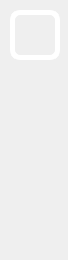
        <widget class="QFrame" name="LeftMenuBg">
         <property name="minimumSize">
          <size>
           <width>68</width>
           <height>0</height>
          </size>
         </property>
         <property name="maximumSize">
          <size>
           <width>68</width>
           <height>16777215</height>
          </size>
         </property>
         <property name="styleSheet">
          <string notr="true">QFrame#LeftMenuBg{
	background-color: rgba(255, 255, 255, 0);
border:0px solid red;
border-radius:0px
}</string>
         </property>
         <property name="frameShape">
          <enum>QFrame::NoFrame</enum>
         </property>
         <property name="frameShadow">
          <enum>QFrame::Raised</enum>
         </property>
         <layout class="QVBoxLayout" name="verticalLayout_2">
          <property name="spacing">
           <number>0</number>
          </property>
          <property name="leftMargin">
           <number>0</number>
          </property>
          <property name="topMargin">
           <number>0</number>
          </property>
          <property name="rightMargin">
           <number>0</number>
          </property>
          <item>
           <widget class="QFrame" name="TopLogoInfo">
            <property name="enabled">
             <bool>true</bool>
            </property>
            <property name="minimumSize">
             <size>
              <width>0</width>
              <height>70</height>
             </size>
            </property>
            <property name="maximumSize">
             <size>
              <width>16777215</width>
              <height>70</height>
             </size>
            </property>
            <!-- <property name="frameShape">
             <enum>QFrame::StyledPanel</enum>
            </property> -->
            <property name="frameShadow">
             <enum>QFrame::Raised</enum>
            </property>
            <widget class="QWidget" name="logo" native="true">
             <property name="geometry">
              <rect>
               <x>10</x>
               <y>10</y>
               <width>50</width>
               <height>50</height>
              </rect>
             </property>
             <property name="sizePolicy">
              <sizepolicy hsizetype="Preferred" vsizetype="Preferred">
               <horstretch>0</horstretch>
               <verstretch>0</verstretch>
              </sizepolicy>
             </property>
             <property name="minimumSize">
              <size>
               <width>50</width>
               <height>50</height>
              </size>
             </property>
             <property name="maximumSize">
              <size>
               <width>50</width>
               <height>50</height>
              </size>
             </property>
             <property name="styleSheet">
              <string notr="true">image: url(:/all/img/logo.jpg);
border:5px solid rgb(255, 255, 255);
border-radius:10px</string>
             </property>
            </widget>
            <widget class="QLabel" name="Author">
             <property name="geometry">
              <rect>
               <x>90</x>
               <y>30</y>
               <width>60</width>
               <height>30</height>
              </rect>
             </property>
             <property name="sizePolicy">
              <sizepolicy hsizetype="Preferred" vsizetype="Preferred">
               <horstretch>0</horstretch>
               <verstretch>0</verstretch>
              </sizepolicy>
             </property>
             <property name="minimumSize">
              <size>
               <width>60</width>
               <height>30</height>
              </size>
             </property>
             <property name="maximumSize">
              <size>
               <width>60</width>
               <height>30</height>
              </size>
             </property>
             <property name="styleSheet">
              <string notr="true">font: italic 11pt &quot;Segoe UI&quot;;
color: rgba(255, 255, 255, 255);</string>
             </property>
             <!-- <property name="text">
              <string>By javier</string>
             </property> -->
             <property name="alignment">
              <set>Qt::AlignCenter</set>
             </property>
            </widget>
            <widget class="QLabel" name="Title">
             <property name="geometry">
              <rect>
               <x>60</x>
               <y>20</y>
               <width>120</width>
               <height>30</height>
              </rect>
             </property>
             <property name="maximumSize">
              <size>
               <width>16777215</width>
               <height>30</height>
              </size>
             </property>
             <property name="styleSheet">
              <string notr="true">font: 600 12pt &quot;Segoe UI Semibold&quot;;
color: rgb(255, 255, 255);</string>
             </property>
             <property name="text">
              <string>Heaven Eye</string>
             </property>
             <property name="alignment">
              <set>Qt::AlignCenter</set>
             </property>
            </widget>
           </widget>
          </item>
          <item>
           <widget class="QFrame" name="ToggleBox">
            <property name="minimumSize">
             <size>
              <width>200</width>
              <height>80</height>
             </size>
            </property>
            <property name="maximumSize">
             <size>
              <width>200</width>
              <height>80</height>
             </size>
            </property>
            <property name="frameShape">
             <enum>QFrame::NoFrame</enum>
            </property>
            <property name="frameShadow">
             <enum>QFrame::Raised</enum>
            </property>
            <layout class="QVBoxLayout" name="verticalLayout_4">
             <property name="spacing">
              <number>0</number>
             </property>
             <property name="leftMargin">
              <number>0</number>
             </property>
             <property name="topMargin">
              <number>0</number>
             </property>
             <property name="rightMargin">
              <number>0</number>
             </property>
             <property name="bottomMargin">
              <number>0</number>
             </property>
             <item>
              <widget class="QPushButton" name="ToggleBotton">
               <property name="sizePolicy">
                <sizepolicy hsizetype="Expanding" vsizetype="Fixed">
                 <horstretch>0</horstretch>
                 <verstretch>0</verstretch>
                </sizepolicy>
               </property>
               <property name="minimumSize">
                <size>
                 <width>0</width>
                 <height>45</height>
                </size>
               </property>
               <property name="maximumSize">
                <size>
                 <width>16777215</width>
                 <height>16777215</height>
                </size>
               </property>
               <property name="font">
                <font>
                 <family>Nirmala UI</family>
                 <pointsize>12</pointsize>
                 <italic>false</italic>
                 <bold>true</bold>
                </font>
               </property>
               <property name="cursor">
                <cursorShape>PointingHandCursor</cursorShape>
               </property>
               <property name="mouseTracking">
                <bool>true</bool>
               </property>
               <property name="focusPolicy">
                <enum>Qt::StrongFocus</enum>
               </property>
               <property name="contextMenuPolicy">
                <enum>Qt::DefaultContextMenu</enum>
               </property>
               <property name="layoutDirection">
                <enum>Qt::LeftToRight</enum>
               </property>
               <property name="autoFillBackground">
                <bool>false</bool>
               </property>
               <property name="styleSheet">
                <string notr="true">QPushButton{
background-image: url(:/all/img/menu.png);
background-repeat: no-repeat;
background-position: left center;
border: none;
border-left: 23px solid transparent;

text-align: center;
padding-left: 0px;
color: rgb(255, 255, 255);
font: 600 12pt &quot;Nirmala UI&quot;;
}

QPushButton:hover{
background-color:rgba(182, 185, 255, 0.8);
}</string>
               </property>
               <property name="text">
                <string>Hide Panel</string>
               </property>
               <!-- <property name="icon">
                <iconset theme="zoom-out">
                 <normaloff>.</normaloff>.</iconset>
               </property> -->
               <property name="autoDefault">
                <bool>false</bool>
               </property>
               <property name="default">
                <bool>false</bool>
               </property>
               <property name="flat">
                <bool>false</bool>
               </property>
              </widget>
             </item>
            </layout>
           </widget>
          </item>
          <item>
           <widget class="QFrame" name="MenuBox">
            <property name="minimumSize">
             <size>
              <width>200</width>
              <height>0</height>
             </size>
            </property>
            <property name="maximumSize">
             <size>
              <width>200</width>
              <height>16777215</height>
             </size>
            </property>
            <property name="frameShape">
             <enum>QFrame::NoFrame</enum>
            </property>
            <property name="frameShadow">
             <enum>QFrame::Raised</enum>
            </property>
            <layout class="QVBoxLayout" name="verticalLayout_5" stretch="1,0,0,0">
             <property name="spacing">
              <number>15</number>
             </property>
             <property name="sizeConstraint">
              <enum>QLayout::SetDefaultConstraint</enum>
             </property>
             <property name="leftMargin">
              <number>0</number>
             </property>
             <property name="topMargin">
              <number>0</number>
             </property>
             <property name="rightMargin">
              <number>0</number>
             </property>
             <property name="bottomMargin">
              <number>0</number>
             </property>
             <item>
              <widget class="QPushButton" name="src_file_button">
               <property name="minimumSize">
                <size>
                 <width>0</width>
                 <height>45</height>
                </size>
               </property>
               <property name="cursor">
                <cursorShape>PointingHandCursor</cursorShape>
               </property>
               <property name="styleSheet">
                <string notr="true">QPushButton{
background-image: url(:/all/img/file.png);
background-repeat: no-repeat;
background-position: left center;
border: none;
border-left: 23px solid transparent;

text-align: center;
padding-left: 0px;
color: rgb(255, 255, 255);
font: 600 12pt &quot;Nirmala UI&quot;;
}

QPushButton:hover{
background-color: rgba(182, 185, 255, 0.8);
}</string>
               </property>
               <property name="text">
                <string>Open File</string>
               </property>
              </widget>
             </item>
             <!-- <item>
              <widget class="QPushButton" name="src_cam_button">
               <property name="minimumSize">
                <size>
                 <width>0</width>
                 <height>45</height>
                </size>
               </property>
               <property name="cursor">
                <cursorShape>PointingHandCursor</cursorShape>
               </property>
               <property name="styleSheet">
                <string notr="true">QPushButton{
background-image: url(:/all/img/cam.png);
background-repeat: no-repeat;
background-position: left center;
border: none;
border-left: 23px solid transparent;

text-align: center;
padding-left: 0px;
color: rgba(255, 255, 255, 199);
font: 700 12pt &quot;Nirmala UI&quot;;
}

QPushButton:hover{
background-color: rgba(114, 129, 214, 59);
}</string>
               </property>
               <property name="text">
                <string>Camera</string>
               </property>
              </widget>
             </item> -->
             <!-- <item>
              <widget class="QPushButton" name="src_rtsp_button">
               <property name="minimumSize">
                <size>
                 <width>0</width>
                 <height>45</height>
                </size>
               </property>
               <property name="cursor">
                <cursorShape>PointingHandCursor</cursorShape>
               </property>
               <property name="autoFillBackground">
                <bool>false</bool>
               </property>
               <property name="styleSheet">
                <string notr="true">QPushButton{
background-image: url(:/all/img/RTSP.png);
background-repeat: no-repeat;
background-position: left center;
border: none;
border-left: 23px solid transparent;

text-align: center;
padding-left: 0px;
color: rgba(255, 255, 255, 199);
font: 700 12pt &quot;Nirmala UI&quot;;
}

QPushButton:hover{
background-color: rgba(114, 129, 214, 59);
}</string>
               </property>
               <property name="text">
                <string>Rtsp</string>
               </property>
              </widget>
             </item> -->
             <item>
              <spacer name="verticalSpacer">
               <property name="orientation">
                <enum>Qt::Vertical</enum>
               </property>
               <property name="sizeHint" stdset="0">
                <size>
                 <width>20</width>
                 <height>40</height>
                </size>
               </property>
              </spacer>
             </item>
            </layout>
           </widget>
          </item>
          <item>
           <widget class="QFrame" name="VersionInfo">
            <property name="minimumSize">
             <size>
              <width>200</width>
              <height>10</height>
             </size>
            </property>
            <property name="maximumSize">
             <size>
              <width>200</width>
              <height>15</height>
             </size>
            </property>
            <!-- <property name="frameShape">
             <enum>QFrame::StyledPanel</enum>
            </property> -->
            <property name="frameShadow">
             <enum>QFrame::Raised</enum>
            </property>
            <layout class="QVBoxLayout" name="verticalLayout_3">
             <property name="leftMargin">
              <number>18</number>
             </property>
             <property name="topMargin">
              <number>0</number>
             </property>
             <property name="bottomMargin">
              <number>0</number>
             </property>
             <item>
              <widget class="QLabel" name="VersionLabel">
               <property name="styleSheet">
                <string notr="true">font: 900 italic 10pt &quot;Segoe UI&quot;;
color: rgb(255, 255, 255);</string>
               </property>
               <!-- <property name="text">
                <string>Version: 2.0</string>
               </property> -->
               <property name="alignment">
                <set>Qt::AlignCenter</set>
               </property>
              </widget>
             </item>
            </layout>
           </widget>
          </item>
         </layout>
        </widget>
